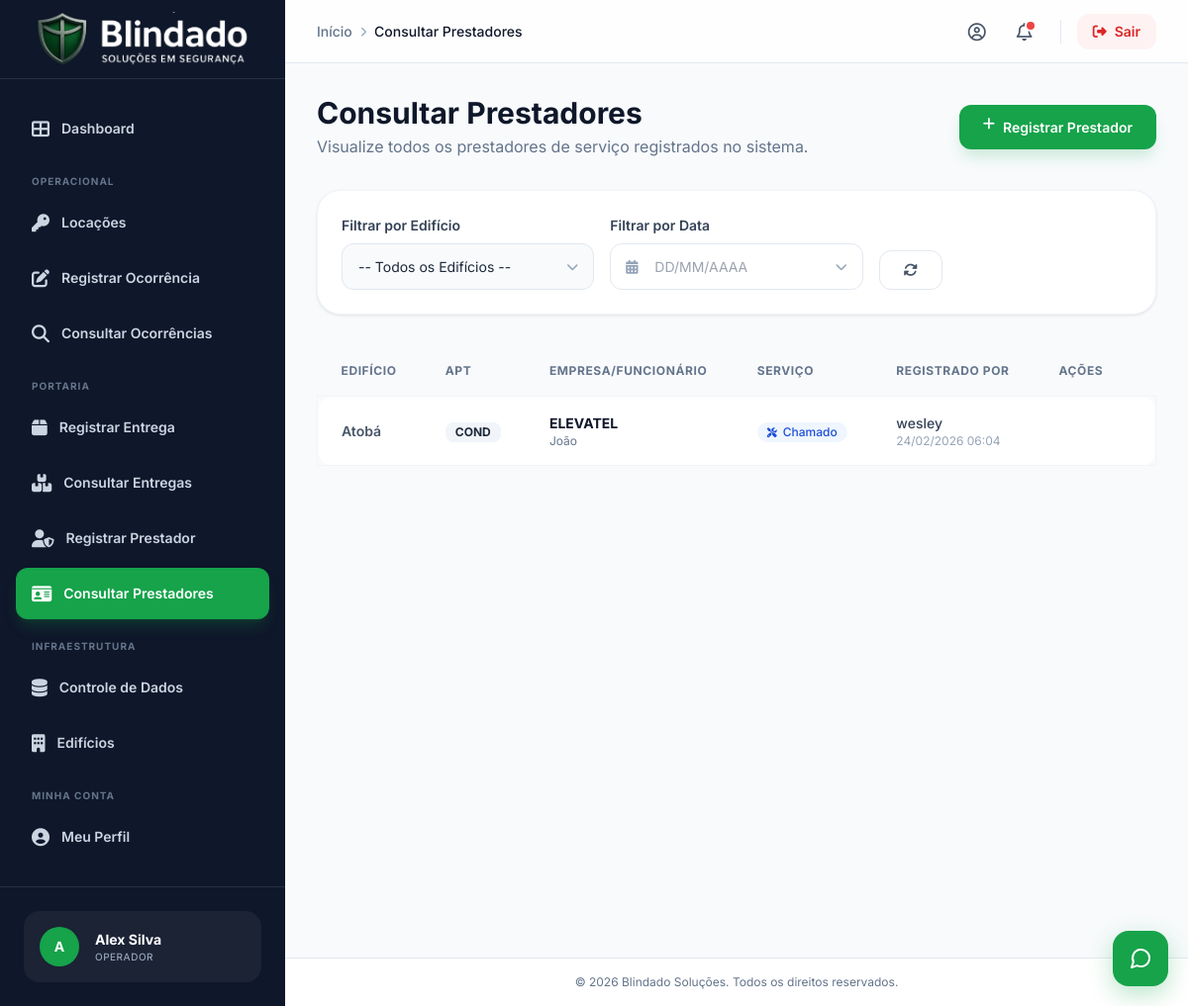
/admin/consultar_prestador.php (signed in), run on the app's committed database.
### tables this page shows
CREATE TABLE `prestadores_servico` (
  `id` int(11) NOT NULL,
  `edificio_id` int(11) NOT NULL,
  `numero_apartamento` varchar(10) NOT NULL,
  `data_servico` date DEFAULT NULL,
  `hora_servico` time NOT NULL,
  `nome_empresa` varchar(255) NOT NULL,
  `nome_funcionario` varchar(255) NOT NULL,
  `numero_matricula` varchar(50) DEFAULT NULL,
  `tipo_servico` varchar(255) NOT NULL,
  `usuario_id` int(11) NOT NULL,
  `atualizado_por` int(11) DEFAULT NULL,
  `data_atualizacao` datetime DEFAULT NULL,
  `observacao` text DEFAULT NULL,
  `data_criacao` timestamp NOT NULL DEFAULT current_timestamp()
);

CREATE TABLE `edificios` (
  `id` int(11) NOT NULL,
  `nome` varchar(255) NOT NULL,
  `base_id` int(11) NOT NULL,
  `endereco` varchar(255) DEFAULT NULL,
  `sindico_nome` varchar(255) DEFAULT NULL,
  `sindico_contato` varchar(255) DEFAULT NULL,
  `administradora_id` int(11) DEFAULT NULL,
  `observacao_ficha_locacao` text DEFAULT NULL,
  `sindico_id` int(11) DEFAULT NULL
);

### conexao.php (called while the page is built, shortened)
<?php
if (!function_exists('fetch_all_assoc')) {
    function fetch_all_assoc($result) {
        $data = [];
        if ($result instanceof mysqli_result) {
            while ($row = $result->fetch_assoc()) {
                $data[] = $row;
            }
        }
        return $data;
    }
}
?>

### admin/consultar_prestador.php (the view, shortened to what this page needs)
<?php
require_once 'conexao.php';
require_once 'components/modern_calendar.php';
$query = "SELECT ps.*, ed.nome as edificio_nome, b.nome as base_nome,
                 COALESCE(ua.nome, u.nome) as usuario_nome,
                 COALESCE(ps.data_atualizacao, CONCAT(ps.data_servico, ' ', ps.hora_servico)) as data_registro
          FROM prestadores_servico ps
          JOIN edificios ed ON ps.edificio_id = ed.id
          JOIN bases b ON ed.base_id = b.id
          JOIN usuarios u ON ps.usuario_id = u.id
          LEFT JOIN usuarios ua ON ps.atualizado_por = ua.id
          WHERE 1=1";
$query .= " ORDER BY ps.data_servico DESC, ps.hora_servico DESC";
$result = $conn->query($query);
$prestadores = $result ? fetch_all_assoc($result) : [];
?>
<!DOCTYPE html>
<html lang="pt-br" class="h-full bg-slate-50">
<head>
    <script src="https://cdn.tailwindcss.com"></script>
    <link rel="stylesheet" href="https://cdnjs.cloudflare.com/ajax/libs/font-awesome/6.4.0/css/all.min.css">
    <link rel="stylesheet" href="style_modern.css">
</head>
<body class="h-full text-slate-800 antialiased">
    <div class="flex min-h-screen">
        <?php include 'components/sidebar.php'; ?>
        <div class="flex flex-1 flex-col overflow-hidden">
            <?php include 'components/header.php'; ?>
            <main class="flex-1 overflow-y-auto p-4 sm:p-8 custom-scrollbar">
                <div class="mb-8 flex flex-col gap-4 sm:flex-row sm:items-center sm:justify-between animate-fade-in">
                    <div>
                        <h1 class="text-2xl font-bold text-slate-900 sm:text-3xl">Consultar Prestadores</h1>
                        <p class="mt-1 text-slate-500">Visualize todos os prestadores de serviço registrados no sistema.</p>
                    </div>
                    <a href="registrar_prestador.php" class="btn-primary">
                        <i class="fas fa-plus"></i>
                        <span>Registrar Prestador</span>
                    </a>
                </div>
                <div class="mb-8 animate-slide-up">
                    <div class="admin-card">
                        <form method="GET" class="grid grid-cols-1 gap-4 sm:grid-cols-3 sm:items-end">
                            <div class="space-y-2">
                                <label class="form-label">Filtrar por Edifício</label>
                                <div class="relative">
                                    <select name="edificio" class="form-input appearance-none pr-10" onchange="this.form.submit()">
                                        <option value="">-- Todos os Edifícios --</option>
                                    </select>
                                    <div class="absolute inset-y-0 right-0 pr-4 flex items-center pointer-events-none">
                                    </div>
                                </div>
                            </div>
                            <div class="space-y-2">
                            </div>
                            <div>
                                <a href="consultar_prestador.php" class="btn-secondary" title="Limpar Filtros">
                                    <i class="fas fa-sync-alt"></i>
                                </a>
                            </div>
                        </form>
                    </div>
                </div>
                <div class="animate-slide-up" style="animation-delay: 0.1s;">
                    <div class="overflow-x-auto">
                        <table class="admin-table">
                            <thead>
                                <tr>
                                    <th>Edifício</th>
                                    <th>Apt</th>
                                    <th>Empresa/Funcionário</th>
                                    <th>Serviço</th>
                                    <th>Registrado por</th>
                                    <th class="text-right">Ações</th>
                                </tr>
                            </thead>
                            <tbody>
                                <?php if (empty($prestadores)): ?>
                                    <tr>
                                        <td colspan="6" class="text-center py-12 text-slate-500">
                                            <div class="flex flex-col items-center gap-2">
                                                <i class="fas fa-user-slash text-4xl text-slate-200"></i>
                                                <p>Nenhum prestador encontrado para os filtros selecionados.</p>
                                            </div>
                                        </td>
                                    </tr>
                                <?php else: ?>
                                    <?php foreach ($prestadores as $prest): ?>
                                        <tr class="group">
                                            <td class="font-semibold text-slate-700">
                                                <?php echo htmlspecialchars($prest['edificio_nome']); ?>
                                            </td>
                                            <td>
                                                <span class="inline-flex items-center rounded-lg bg-slate-100 px-2.5 py-0.5 text-xs font-bold text-slate-800">
                                                    <?php echo htmlspecialchars($prest['numero_apartamento']); ?>
                                                </span>
                                            </td>
                                            <td>
                                                <div class="flex flex-col">
                                                    <span class="font-bold text-slate-900"><?php echo htmlspecialchars($prest['nome_empresa']); ?></span>
                                                    <span class="text-xs text-slate-500"><?php echo htmlspecialchars($prest['nome_funcionario']); ?></span>
                                                </div>
                                            </td>
                                            <td>
                                                <span class="inline-flex items-center gap-1.5 rounded-full bg-blue-50 px-2.5 py-0.5 text-xs font-medium text-blue-700">
                                                    <i class="fas fa-tools text-[10px]"></i>
                                                    <?php echo htmlspecialchars($prest['tipo_servico']); ?>
                                                </span>
                                            </td>
                                            <td class="text-sm text-slate-500">
                                                <div class="flex flex-col">
                                                    <span class="font-medium text-slate-700"><?php echo htmlspecialchars($prest['usuario_nome']); ?></span>
                                                    <span class="text-xs text-slate-400">
                                                        <?php echo date('d/m/Y H:i', strtotime($prest['data_servico'] . ' ' . $prest['hora_servico'])); ?>
                                                    </span>
                                                </div>
                                            </td>
                                            <td class="text-right">
                                            </td>
                                        </tr>
                                    <?php endforeach; ?>
                                <?php endif; ?>
                            </tbody>
                        </table>
                    </div>
                </div>
            </main>
            <footer class="border-t border-slate-200 bg-white p-4 text-center text-xs text-slate-500">
                <p>&copy; <?php echo date('Y'); ?> Blindado Soluções. Todos os direitos reservados.</p>
            </footer>
        </div>
    </div>
    <?php include 'components/footer.php'; ?>
</body>
</html>

### admin/style_modern.css (style rules this page uses)
:root { --primary-50: #f0fdf4; --primary-100: #dcfce7; --primary-200: #bbf7d0; --primary-300: #86efac; --primary-400: #4ade80; --primary-500: #22c55e; --primary-600: #16a34a; --primary-700: #15803d; --primary-800: #166534; --primary-900: #14532d; }
body { font-family: 'Inter', sans-serif; -webkit-font-smoothing: antialiased; -moz-osx-font-smoothing: grayscale; }
.animate-fade-in { animation: fadeIn 0.5s ease-out forwards; }
.animate-slide-up { animation: slideUp 0.5s ease-out forwards; }
.admin-table { width: 100%; border-separate: true; border-spacing: 0 0.5rem; }
.admin-table thead th { padding: 1rem 1.5rem; text-align: left; font-size: 0.75rem; font-weight: 700; text-transform: uppercase; letter-spacing: 0.05em; color: #64748b; }
.admin-table tbody tr { background-color: white; transition: all 0.2s; }
.admin-table tbody td { padding: 1rem 1.5rem; font-size: 0.875rem; color: #475569; border-top: 1px solid #f1f5f9; border-bottom: 1px solid #f1f5f9; }
.admin-table tbody td:first-child { border-left: 1px solid #f1f5f9; border-top-left-radius: 1rem; border-bottom-left-radius: 1rem; }
.admin-table tbody td:last-child { border-right: 1px solid #f1f5f9; border-top-right-radius: 1rem; border-bottom-right-radius: 1rem; }
.admin-card { border-radius: 1.5rem; background-color: white; padding: 1.5rem; box-shadow: 0 1px 3px 0 rgb(0 0 0 / 0.1); border: 1px solid #f1f5f9; transition: all 0.2s; }
.btn-primary { display: inline-flex; items-center: true; justify-content: center; gap: 0.5rem; border-radius: 0.75rem; background-color: #16a34a; padding: 0.75rem 1.5rem; font-size: 0.875rem; font-weight: 600; color: white; box-shadow: 0 10px 15px -3px rgba(22, 163, 74, 0.2); transition: all 0.2s; }
.btn-secondary { display: inline-flex; items-center: true; justify-content: center; gap: 0.5rem; border-radius: 0.75rem; background-color: white; border: 1px solid #e2e8f0; padding: 0.75rem 1.5rem; font-size: 0.875rem; font-weight: 600; color: #475569; transition: all 0.2s; }
.form-input { width: 100%; border-radius: 0.75rem; border: 1px solid #e2e8f0; background-color: #f8fafc; padding: 0.75rem 1rem; font-size: 0.875rem; transition: all 0.2s; }
.form-label { margin-bottom: 0.5rem; display: block; font-size: 0.875rem; font-weight: 600; color: #334155; }

### data on the page
prestadores_servico: edificio.nome "Atobá", numero_apartamento "COND", nome_empresa "ELEVATEL", nome_funcionario "João", tipo_servico "Chamado", usuario_nome "wesley", data_servico+hora_servico "24/02/2026 06:04"

### other printed values
$avatar_letter "A"
$usuario_nome "Alex Silva"
$categoria_label "OPERADOR"
$crumb['label'] "Início"
$crumb['label'] "Consultar Prestadores"
$label "Filtrar por Data"
